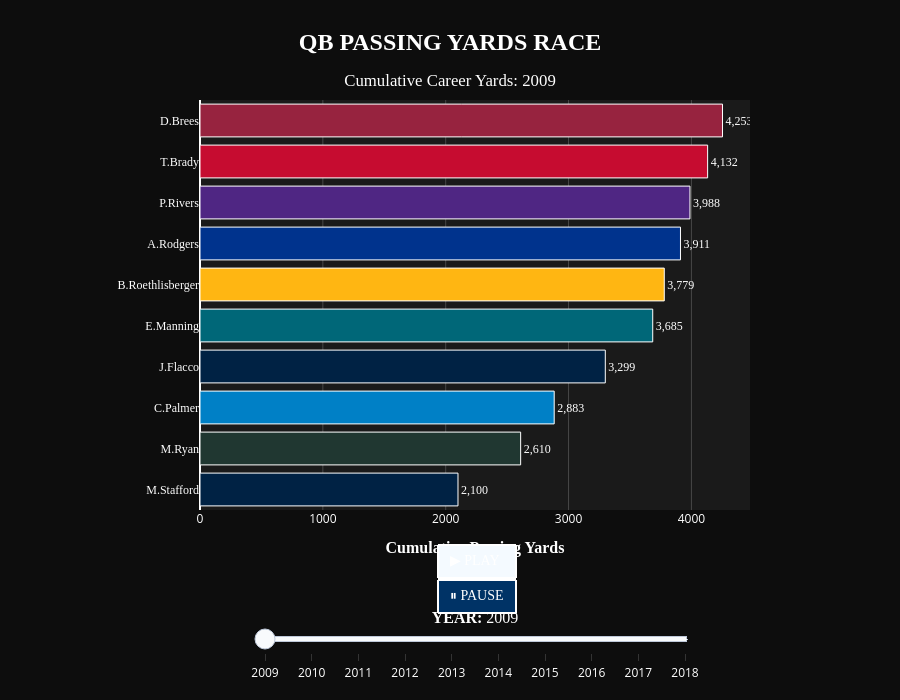

Write notebook code for a chart like this one.
### Markdown cell above
## Chapter 3: The Quarterback Showdown 🏈
### Elite Signal Callers of the Decade

In this era, quarterbacks transformed the game. Let's see how the elite QBs battled for supremacy year after year.

### Code cell
## ANIMATED QB RACING CHART - PASSING YARDS LEADERS (2009-2018)

# Filter for passing plays and key QBs
qb_data = df[(df['passer_player_name'].notna()) & (df['pass_attempt'] == 1)].copy()
qb_data['game_date'] = pd.to_datetime(qb_data['game_date'])
qb_data['year'] = qb_data['game_date'].dt.year

# Calculate cumulative passing yards by QB per year
qb_yearly = qb_data.groupby(['year', 'passer_player_name']).agg({
    'yards_gained': 'sum'
}).reset_index()
qb_yearly.rename(columns={'yards_gained': 'passing_yards'}, inplace=True)

# Get top QBs by total yards over the decade
top_qbs = qb_yearly.groupby('passer_player_name')['passing_yards'].sum().nlargest(12).index.tolist()

# Filter for top QBs only
qb_yearly_top = qb_yearly[qb_yearly['passer_player_name'].isin(top_qbs)].copy()

# Create cumulative yards over time
qb_yearly_top = qb_yearly_top.sort_values(['passer_player_name', 'year'])
qb_yearly_top['cumulative_yards'] = qb_yearly_top.groupby('passer_player_name')['passing_yards'].cumsum()

# Create smooth animation frames with interpolation
years = sorted(qb_yearly_top['year'].unique())
frames = []

for i in range(len(years)):
    current_year = years[i]
    year_data = qb_yearly_top[qb_yearly_top['year'] == current_year].copy()
    
    # Sort by cumulative yards
    year_data = year_data.sort_values('cumulative_yards', ascending=True)
    
    # Create frame
    frames.append(go.Frame(
        data=[go.Bar(
            y=year_data['passer_player_name'],
            x=year_data['cumulative_yards'],
            orientation='h',
            marker=dict(
                color=['#002244', '#203731', '#0080C6', '#002244', '#006778', 
                       '#FFB612', '#00338D', '#4F2683', '#C60C30', '#97233F',
                       '#FB4F14', '#002244'][:len(year_data)],
                line=dict(color='white', width=1)
            ),
            text=[f'{int(yards):,}' for yards in year_data['cumulative_yards']],
            textposition='outside',
            textfont=dict(size=12, family='Arial Black', color='white')
        )],
        name=str(current_year),
        layout=go.Layout(
            title=dict(
                text=f'<b>QB PASSING YARDS RACE</b><br><sub>Cumulative Career Yards: {current_year}</sub>',
                font=dict(size=24, family='Arial Black', color='white'),
                x=0.5,
                xanchor='center'
            )
        )
    ))

# Create initial figure
initial_data = qb_yearly_top[qb_yearly_top['year'] == years[0]].sort_values('cumulative_yards', ascending=True)

fig = go.Figure(
    data=[go.Bar(
        y=initial_data['passer_player_name'],
        x=initial_data['cumulative_yards'],
        orientation='h',
        marker=dict(
            color=['#002244', '#203731', '#0080C6', '#002244', '#006778', 
                   '#FFB612', '#00338D', '#4F2683', '#C60C30', '#97233F',
                   '#FB4F14', '#002244'][:len(initial_data)],
            line=dict(color='white', width=1)
        ),
        text=[f'{int(yards):,}' for yards in initial_data['cumulative_yards']],
        textposition='outside',
        textfont=dict(size=12, family='Arial Black', color='white')
    )],
    layout=go.Layout(
        title=dict(
            text=f'<b>QB PASSING YARDS RACE</b><br><sub>Cumulative Career Yards: {years[0]}</sub>',
            font=dict(size=24, family='Arial Black', color='white'),
            x=0.5,
            xanchor='center'
        ),
        xaxis=dict(
            title=dict(text='<b>Cumulative Passing Yards</b>', font=dict(size=16, family='Arial Black', color='white')),
            tickfont=dict(size=12, color='white'),
            gridcolor='rgba(255,255,255,0.2)',
            showgrid=True
        ),
        yaxis=dict(
            tickfont=dict(size=12, family='Arial Black', color='white'),
            showgrid=False
        ),
        plot_bgcolor='#1a1a1a',
        paper_bgcolor='#0d0d0d',
        font=dict(color='white'),
        height=700,
        margin=dict(l=200, r=150, t=100, b=80),
        updatemenus=[dict(
            type='buttons',
            showactive=True,
            buttons=[
                dict(label='▶ PLAY', method='animate', 
                     args=[None, dict(frame=dict(duration=800, redraw=True), 
                                     fromcurrent=True, mode='immediate')]),
                dict(label='⏸ PAUSE', method='animate',
                     args=[[None], dict(frame=dict(duration=0, redraw=False), 
                                       mode='immediate')])
            ],
            x=0.5, xanchor='center', y=-0.08, yanchor='top',
            bgcolor='#003366', bordercolor='white', borderwidth=2,
            font=dict(size=14, family='Arial Black', color='white')
        )],
        sliders=[dict(
            active=0,
            yanchor='top', y=-0.15, xanchor='left', x=0.1,
            currentvalue=dict(
                prefix='<b>YEAR: </b>',
                visible=True,
                xanchor='center',
                font=dict(size=16, family='Arial Black', color='white')
            ),
            pad=dict(b=10, t=30),
            len=0.8,
            steps=[dict(args=[[f.name], dict(frame=dict(duration=800, redraw=True), mode='immediate')],
                       method='animate',
                       label=str(year)) for f, year in zip(frames, years)]
        )]
    ),
    frames=frames
)

fig.show()

# Print top QBs summary
print("\n" + "="*70)
print("🏈 TOP QUARTERBACKS BY CAREER PASSING YARDS (2009-2018)")
print("="*70)
final_standings = qb_yearly_top[qb_yearly_top['year'] == years[-1]].sort_values('cumulative_yards', ascending=False)
for idx, (_, row) in enumerate(final_standings.head(10).iterrows(), 1):
    print(f"{idx:>4}. {row['passer_player_name']:<30} {int(row['cumulative_yards']):>8,} yards")
print("="*70)

### Figure 1 — Plotly figure (JSON) as saved in the notebook; plotly's stock layout.template omitted (floating-point values rounded to 4 significant figures)
{"data": [{"marker": {"color": ["#002244", "#203731", "#0080C6", "#002244", "#006778", "#FFB612", "#00338D", "#4F2683", "#C60C30", "#97233F"], "line": {"color": "white", "width": 1}}, "orientation": "h", "text": ["2,100", "2,610", "2,883", "3,299", "3,685", "3,779", "3,911", "3,988", "4,132", "4,253"], "textfont": {"color": "white", "family": "Arial Black", "size": 12}, "textposition": "outside", "type": "bar", "x": [2100.0, 2610.0, 2883.0, 3299.0, 3685.0, 3779.0, 3911.0, 3988.0, 4132.0, 4253.0], "y": ["M.Stafford", "M.Ryan", "C.Palmer", "J.Flacco", "E.Manning", "B.Roethlisberger", "A.Rodgers", "P.Rivers", "T.Brady", "D.Brees"]}], "layout": {"font": {"color": "white"}, "height": 700, "margin": {"b": 80, "l": 200, "r": 150, "t": 100}, "paper_bgcolor": "#0d0d0d", "plot_bgcolor": "#1a1a1a", "sliders": [{"active": 0, "currentvalue": {"font": {"color": "white", "family": "Arial Black", "size": 16}, "prefix": "<b>YEAR: </b>", "visible": true, "xanchor": "center"}, "len": 0.8, "pad": {"b": 10, "t": 30}, "steps": [{"args": [["2009"], {"frame": {"duration": 800, "redraw": true}, "mode": "immediate"}], "label": "2009", "method": "animate"}, {"args": [["2010"], {"frame": {"duration": 800, "redraw": true}, "mode": "immediate"}], "label": "2010", "method": "animate"}, {"args": [["2011"], {"frame": {"duration": 800, "redraw": true}, "mode": "immediate"}], "label": "2011", "method": "animate"}, {"args": [["2012"], {"frame": {"duration": 800, "redraw": true}, "mode": "immediate"}], "label": "2012", "method": "animate"}, {"args": [["2013"], {"frame": {"duration": 800, "redraw": true}, "mode": "immediate"}], "label": "2013", "method": "animate"}, {"args": [["2014"], {"frame": {"duration": 800, "redraw": true}, "mode": "immediate"}], "label": "2014", "method": "animate"}, {"args": [["2015"], {"frame": {"duration": 800, "redraw": true}, "mode": "immediate"}], "label": "2015", "method": "animate"}, {"args": [["2016"], {"frame": {"duration": 800, "redraw": true}, "mode": "immediate"}], "label": "2016", "method": "animate"}, {"args": [["2017"], {"frame": {"duration": 800, "redraw": true}, "mode": "immediate"}], "label": "2017", "method": "animate"}, {"args": [["2018"], {"frame": {"duration": 800, "redraw": true}, "mode": "immediate"}], "label": "2018", "method": "animate"}], "x": 0.1, "xanchor": "left", "y": -0.15, "yanchor": "top"}], "title": {"font": {"color": "white", "family": "Arial Black", "size": 24}, "text": "<b>QB PASSING YARDS RACE</b><br><sub>Cumulative Career Yards: 2009</sub>", "x": 0.5, "xanchor": "center"}, "updatemenus": [{"bgcolor": "#003366", "bordercolor": "white", "borderwidth": 2, "buttons": [{"args": [null, {"frame": {"duration": 800, "redraw": true}, "fromcurrent": true, "mode": "immediate"}], "label": "▶ PLAY", "method": "animate"}, {"args": [[null], {"frame": {"duration": 0, "redraw": false}, "mode": "immediate"}], "label": "⏸ PAUSE", "method": "animate"}], "font": {"color": "white", "family": "Arial Black", "size": 14}, "showactive": true, "type": "buttons", "x": 0.5, "xanchor": "center", "y": -0.08, "yanchor": "top"}], "xaxis": {"gridcolor": "rgba(255,255,255,0.2)", "showgrid": true, "tickfont": {"color": "white", "size": 12}, "title": {"font": {"color": "white", "family": "Arial Black", "size": 16}, "text": "<b>Cumulative Passing Yards</b>"}}, "yaxis": {"showgrid": false, "tickfont": {"color": "white", "family": "Arial Black", "size": 12}}}}
